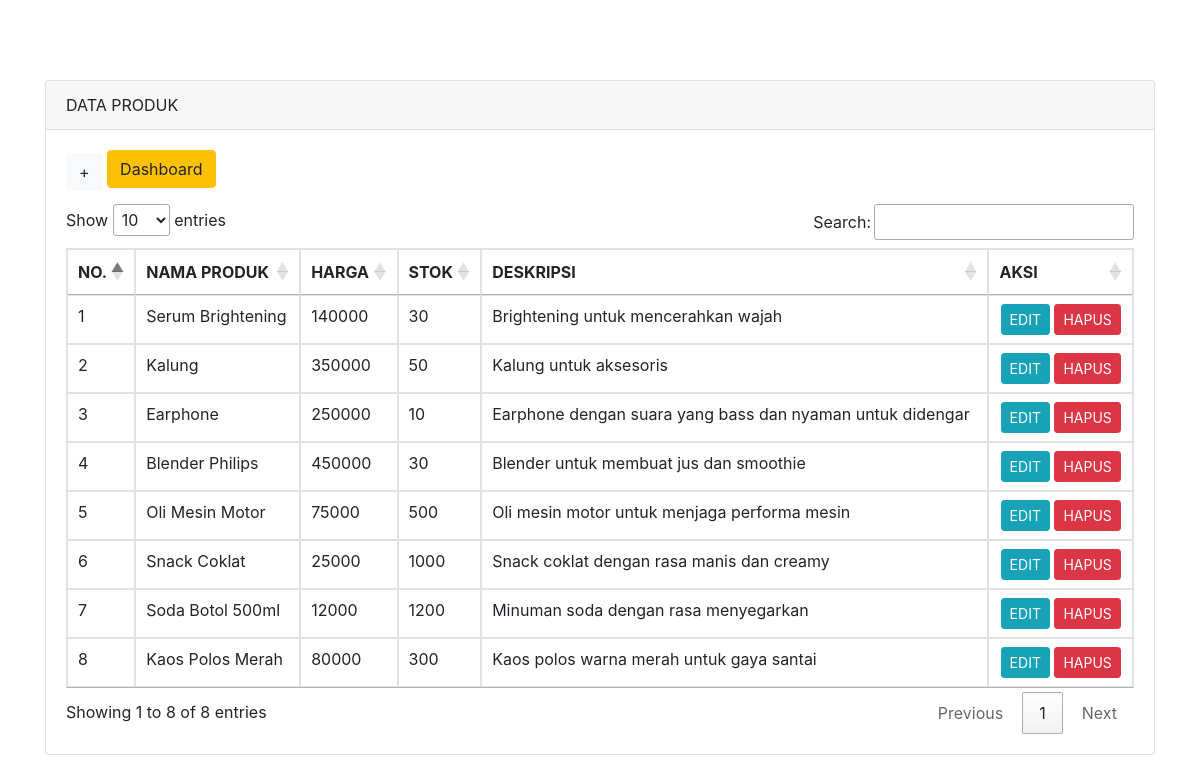
Page /produk/index.php on the committed database.
### tables this page shows
CREATE TABLE `produk` (
  `id` int NOT NULL,
  `id_kategori` int DEFAULT NULL,
  `nama_produk` varchar(255) DEFAULT NULL,
  `harga` int DEFAULT NULL,
  `stok` int DEFAULT NULL,
  `deskripsi` varchar(255) DEFAULT NULL
);

### produk/index.php (the view, shortened to what this page needs)
<!doctype html>
<html lang="en">
  <head>
    <link rel="stylesheet" href="https://stackpath.bootstrapcdn.com/bootstrap/4.4.1/css/bootstrap.min.css">
    <link rel="stylesheet" href="//cdn.datatables.net/1.10.20/css/jquery.dataTables.min.css">
  </head>
  <body>
    <div class="container" style="margin-top: 80px">
      <div class="row">
        <div class="col-md-12">
          <div class="card">
            <div class="card-header">
              DATA PRODUK
            </div>
            <div class="card-body">
              <a href="tambah-produk.php" class="btn btn-md btn-light" style="margin-bottom: 10px">+</a>
              <a href="../index.php" class="btn btn-warning mb-3">Dashboard</a>
              <table class="table table-bordered" id="myTable">
                <thead>
                  <tr>
                   <th scope="col">NO.</th>
                    <th scope="col">NAMA PRODUK</th>
                    <th scope="col">HARGA</th>
                    <th scope="col">STOK</th>
                    <th scope="col">DESKRIPSI</th>
                    <th scope="col">AKSI</th>
                  </tr>
                </thead>
                <tbody>
                  <?php
                      include('../koneksi.php');
                      $no = 1;
                      $query = mysqli_query($koneksi, "SELECT * FROM produk");
                      while($row = mysqli_fetch_array($query)){
                  ?>
                  <tr>
                      <td><?php echo $no++ ?></td>
                      <td><?php echo $row['nama_produk'] ?></td>
                      <td><?php echo $row['harga'] ?></td>
                      <td><?php echo $row['stok'] ?></td>
                      <td><?php echo $row['deskripsi'] ?></td>
                      <td class="text-center">
                      <a href="edit-produk.php?id=<?php echo $row['id']; ?>" class="btn btn-sm btn-info">EDIT</a>
                      <a href="hapus-produk.php?id=<?php echo $row['id']; ?>" class="btn btn-sm btn-danger" onclick="return confirm('Yakin ingin menghapus produk ini?')">HAPUS</a>
                      </td>
                  </tr>
                  <?php } ?>
                </tbody>
              </table>
            </div>
          </div>
      </div>
    </div>
  </body>
</html>

### rows in the picture
produk: nama_produk "Serum Brightening", harga "140000", stok "30", deskripsi "Brightening untuk mencerahkan wajah"
produk: nama_produk "Kalung", harga "350000", stok "50", deskripsi "Kalung untuk aksesoris"
produk: nama_produk "Earphone", harga "250000", stok "10", deskripsi "Earphone dengan suara yang bass dan nyaman untuk didengar"
produk: nama_produk "Blender Philips", harga "450000", stok "30", deskripsi "Blender untuk membuat jus dan smoothie"
produk: nama_produk "Oli Mesin Motor", harga "75000", stok "500", deskripsi "Oli mesin motor untuk menjaga performa mesin"
produk: nama_produk "Snack Coklat", harga "25000", stok "1000", deskripsi "Snack coklat dengan rasa manis dan creamy"
produk: nama_produk "Soda Botol 500ml", harga "12000", stok "1200", deskripsi "Minuman soda dengan rasa menyegarkan"
produk: nama_produk "Kaos Polos Merah", harga "80000", stok "300", deskripsi "Kaos polos warna merah untuk gaya santai"
